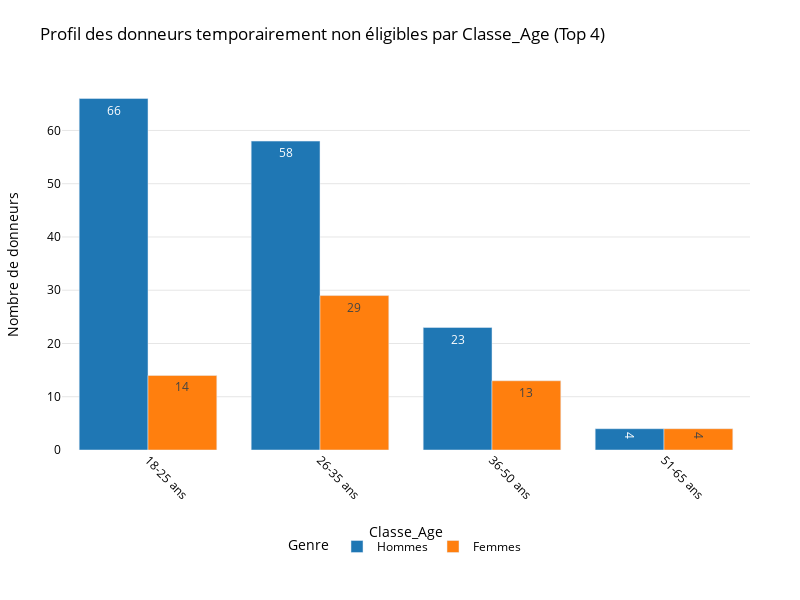

The notebook cell saved with this chart:
### Code cell
import pandas as pd
import plotly.graph_objects as go
from plotly.subplots import make_subplots

# Charger les données
df = pd.read_excel('last.xlsx')

# Étape 1 : Filtrer les donneurs temporairement non éligibles
df_temp_non_eligible = df[df['ÉLIGIBILITÉ_AU_DON.'] == 'Temporairement Non-eligible']

# Étape 2 : Séparer les hommes et les femmes
df_temp_men = df_temp_non_eligible[df_temp_non_eligible['Genre_'] == 'Homme']
df_temp_women = df_temp_non_eligible[df_temp_non_eligible['Genre_'] == 'Femme']

# Étape 3 : Définir une palette de couleurs pour les graphiques
color_men = '#1f77b4'  # Bleu pour les hommes
color_women = '#ff7f0e'  # Orange pour les femmes

# Fonction pour générer un graphique Plotly avec les top 4 catégories
def plot_top4_demographic(data_men, data_women, column, title_prefix, orientation='v'):
    """
    Génère un graphique Plotly comparant les hommes et les femmes temporairement non éligibles.
    
    Parameters:
    - data_men: DataFrame des hommes temporairement non éligibles
    - data_women: DataFrame des femmes temporairement non éligibles
    - column: Colonne démographique ou raison à analyser
    - title_prefix: Préfixe du titre du graphique
    - orientation: 'v' pour vertical (par défaut), 'h' pour horizontal
    """
    # Compter les occurrences pour les hommes et les femmes
    count_men = data_men[column].value_counts()
    count_women = data_women[column].value_counts()
    
    # Fusionner les deux séries pour obtenir toutes les catégories
    all_categories = pd.concat([count_men, count_women], axis=1, sort=False)
    all_categories.columns = ['Hommes', 'Femmes']
    all_categories.fillna(0, inplace=True)
    
    # Calculer le total pour trier
    all_categories['Total'] = all_categories['Hommes'] + all_categories['Femmes']
    top4_categories = all_categories.sort_values('Total', ascending=False).head(4).index
    
    # Filtrer les données pour ne garder que les top 4 catégories
    count_men = count_men[count_men.index.isin(top4_categories)]
    count_women = count_women[count_women.index.isin(top4_categories)]
    
    # Créer le graphique
    fig = go.Figure()
    
    if orientation == 'v':
        # Orientation verticale
        fig.add_trace(go.Bar(
            x=count_men.index,
            y=count_men.values,
            name='Hommes',
            marker_color=color_men,
            text=count_men.values,
            textposition='auto',
            hovertemplate='<b>%{x}</b><br>Nombre: %{y}<br>Genre: Hommes<extra></extra>'
        ))
        
        fig.add_trace(go.Bar(
            x=count_women.index,
            y=count_women.values,
            name='Femmes',
            marker_color=color_women,
            text=count_women.values,
            textposition='auto',
            hovertemplate='<b>%{x}</b><br>Nombre: %{y}<br>Genre: Femmes<extra></extra>'
        ))
        
        xaxis_title = column
        yaxis_title = 'Nombre de donneurs'
        xaxis_config = dict(tickangle=45, title_standoff=25)
        yaxis_config = dict(gridcolor='rgba(0,0,0,0.1)', title_standoff=25)
        
    else:
        # Orientation horizontale
        fig.add_trace(go.Bar(
            y=count_men.index,
            x=count_men.values,
            name='Hommes',
            marker_color=color_men,
            text=count_men.values,
            textposition='auto',
            hovertemplate='<b>%{y}</b><br>Nombre: %{x}<br>Genre: Hommes<extra></extra>',
            orientation='h'
        ))
        
        fig.add_trace(go.Bar(
            y=count_women.index,
            x=count_women.values,
            name='Femmes',
            marker_color=color_women,
            text=count_women.values,
            textposition='auto',
            hovertemplate='<b>%{y}</b><br>Nombre: %{x}<br>Genre: Femmes<extra></extra>',
            orientation='h'
        ))
        
        xaxis_title = 'Nombre de donneurs'
        yaxis_title = column
        xaxis_config = dict(gridcolor='rgba(0,0,0,0.1)', title_standoff=25)
        yaxis_config = dict(title_standoff=25)
    
    # Personnaliser le layout
    fig.update_layout(
        title=f"{title_prefix} par {column} (Top 4)",
        xaxis_title=xaxis_title,
        yaxis_title=yaxis_title,
        xaxis=xaxis_config,
        yaxis=yaxis_config,
        legend=dict(
            title='Genre',
            orientation='h',
            yanchor='bottom',
            y=-0.3,
            xanchor='center',
            x=0.5
        ),
        plot_bgcolor='white',
        paper_bgcolor='white',
        font=dict(size=12, color='black'),
        margin=dict(l=50, r=50, t=80, b=150),
        width=800,
        height=600,
        bargap=0.2,
        barmode='group'
    )
    
    # Afficher le graphique
    fig.show()
    
    # Sauvegarder en HTML
    fig.write_html(f"plotly_{title_prefix.lower().replace(' ', '_')}_{column.lower()}_{orientation}.html")

# Étape 4 : Analyser les profils démographiques et les raisons d’inéligibilité
demographic_columns = ['Classe_Age', 'categories', 'Arrondissement_de_résidence_', 'Raison_indisponibilité_fusionnée']

# Dictionnaire pour l'orientation
orientation_dict = {
    'Classe_Age': 'v',  # Vertical pour les tranches d'âge
    'categories': 'h',  # Horizontal pour les catégories professionnelles (étiquettes longues)
    'Arrondissement_de_résidence_': 'h',  # Horizontal pour les arrondissements (étiquettes longues)
    'Raison_indisponibilité_fusionnée': 'h'  # Horizontal pour les raisons (étiquettes longues)
}

# Générer les graphiques pour chaque colonne
for column in demographic_columns:
    orientation = orientation_dict.get(column, 'v')  # Par défaut vertical si non spécifié
    plot_top4_demographic(
        data_men=df_temp_men,
        data_women=df_temp_women,
        column=column,
        title_prefix="Profil des donneurs temporairement non éligibles",
        orientation=orientation
    )

# Étape 5 : Résumé textuel des profils
print("\nRésumé des profils des donneurs temporairement non éligibles :")
print("\nHommes :")
print(f"Nombre total : {len(df_temp_men)}")
print("Tranches d'âge les plus fréquentes :")
print(df_temp_men['Classe_Age'].value_counts().head(4))
print("Catégories professionnelles les plus fréquentes :")
print(df_temp_men['categories'].value_counts().head(4))
print("Arrondissements les plus fréquents :")
print(df_temp_men['Arrondissement_de_résidence_'].value_counts().head(4))
print("Raisons d’inéligibilité les plus fréquentes :")
print(df_temp_men['Raison_indisponibilité_fusionnée'].value_counts().head(4))

print("\nFemmes :")
print(f"Nombre total : {len(df_temp_women)}")
print("Tranches d'âge les plus fréquentes :")
print(df_temp_women['Classe_Age'].value_counts().head(4))
print("Catégories professionnelles les plus fréquentes :")
print(df_temp_women['categories'].value_counts().head(4))
print("Arrondissements les plus fréquents :")
print(df_temp_women['Arrondissement_de_résidence_'].value_counts().head(4))
print("Raisons d’inéligibilité les plus fréquentes :")
print(df_temp_women['Raison_indisponibilité_fusionnée'].value_counts().head(4))

### Figure 1 — Plotly figure (JSON) as saved in the notebook; plotly's stock layout.template omitted (floating-point values rounded to 4 significant figures)
{"data": [{"hovertemplate": "<b>%{x}</b><br>Nombre: %{y}<br>Genre: Hommes<extra></extra>", "marker": {"color": "#1f77b4"}, "name": "Hommes", "text": [66, 58, 23, 4], "textposition": "auto", "type": "bar", "x": ["18-25 ans", "26-35 ans", "36-50 ans", "51-65 ans"], "y": [66, 58, 23, 4]}, {"hovertemplate": "<b>%{x}</b><br>Nombre: %{y}<br>Genre: Femmes<extra></extra>", "marker": {"color": "#ff7f0e"}, "name": "Femmes", "text": [29, 14, 13, 4], "textposition": "auto", "type": "bar", "x": ["26-35 ans", "18-25 ans", "36-50 ans", "51-65 ans"], "y": [29, 14, 13, 4]}], "layout": {"bargap": 0.2, "barmode": "group", "font": {"color": "black", "size": 12}, "height": 600, "legend": {"orientation": "h", "title": {"text": "Genre"}, "x": 0.5, "xanchor": "center", "y": -0.3, "yanchor": "bottom"}, "margin": {"b": 150, "l": 50, "r": 50, "t": 80}, "paper_bgcolor": "white", "plot_bgcolor": "white", "title": {"text": "Profil des donneurs temporairement non éligibles par Classe_Age (Top 4)"}, "width": 800, "xaxis": {"tickangle": 45, "title": {"standoff": 25, "text": "Classe_Age"}}, "yaxis": {"gridcolor": "rgba(0,0,0,0.1)", "title": {"standoff": 25, "text": "Nombre de donneurs"}}}}
